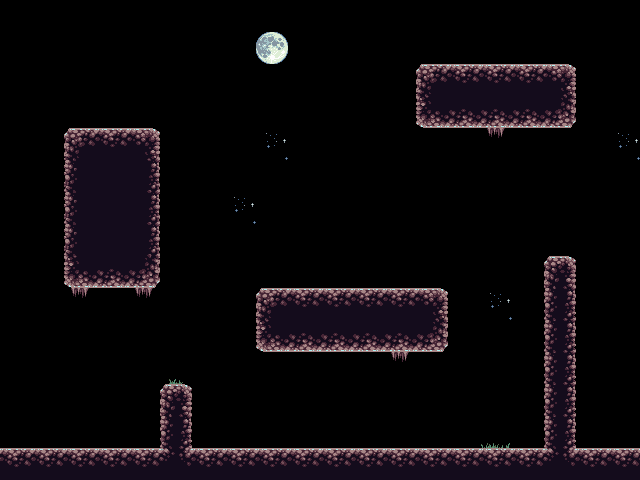

Below is a game level as drawn by its tile map, then a one-line description and the .tmx file that defines it, in full:
An orthogonal 20x15 tile map with 32x32 px tiles, 1 tile layer (Tile Layer 1).

<map version="1.10" tiledversion="1.10.1" orientation="orthogonal" renderorder="right-down" width="20" height="15" tilewidth="32" tileheight="32" infinite="0" nextlayerid="2" nextobjectid="1">
 <tileset firstgid="1" source="midnight.tsx" />
 <layer id="1" name="Tile Layer 1" width="20" height="15">
  <data encoding="csv">
0,0,0,0,0,0,0,0,0,0,0,0,0,0,0,0,0,0,0,0,
0,0,0,0,0,0,0,0,4,0,0,0,0,0,0,0,0,0,0,0,
0,0,0,0,0,0,0,0,0,0,0,0,0,1,2,2,2,3,0,0,
0,0,0,0,0,0,0,0,0,0,0,0,0,17,18,18,18,19,0,0,
0,0,1,2,3,0,0,0,15,0,0,0,0,0,0,24,0,0,0,15,
0,0,9,10,11,0,0,0,0,0,0,0,0,0,0,0,0,0,0,0,
0,0,9,10,11,0,0,15,0,0,0,0,0,0,0,0,0,0,0,0,
0,0,9,10,11,0,0,0,0,0,0,0,0,0,0,0,0,0,0,0,
0,0,17,18,19,0,0,0,0,0,0,0,0,0,0,0,0,5,0,0,
0,0,24,0,24,0,0,0,1,2,2,2,2,3,0,15,0,13,0,0,
0,0,0,0,0,0,0,0,17,18,18,18,18,19,0,0,0,13,0,0,
0,0,0,0,0,23,0,0,0,0,0,0,24,0,0,0,0,13,0,0,
0,0,0,0,0,5,0,0,0,0,0,0,0,0,0,0,0,13,0,0,
0,0,0,0,0,13,0,0,0,0,0,0,0,0,0,22,0,13,0,0,
2,2,2,2,2,7,2,2,2,2,2,2,2,2,2,2,2,7,2,2
</data>
 </layer>
</map>
